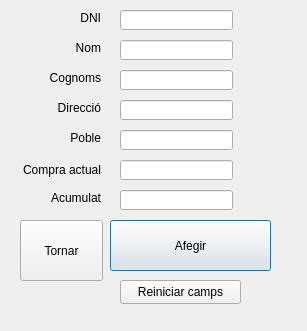
<?xml version="1.0" encoding="UTF-8"?>
<ui version="4.0">
 <class>Alta</class>
 <widget class="QDialog" name="Alta">
  <property name="geometry">
   <rect>
    <x>0</x>
    <y>0</y>
    <width>307</width>
    <height>331</height>
   </rect>
  </property>
  <property name="windowTitle">
   <string>Dialog</string>
  </property>
  <widget class="QLineEdit" name="lEnom">
   <property name="geometry">
    <rect>
     <x>120</x>
     <y>40</y>
     <width>113</width>
     <height>20</height>
    </rect>
   </property>
  </widget>
  <widget class="QLabel" name="label">
   <property name="geometry">
    <rect>
     <x>20</x>
     <y>40</y>
     <width>81</width>
     <height>16</height>
    </rect>
   </property>
   <property name="text">
    <string>Nom</string>
   </property>
   <property name="alignment">
    <set>Qt::AlignRight|Qt::AlignTrailing|Qt::AlignVCenter</set>
   </property>
  </widget>
  <widget class="QLineEdit" name="lEcognoms">
   <property name="geometry">
    <rect>
     <x>120</x>
     <y>70</y>
     <width>113</width>
     <height>20</height>
    </rect>
   </property>
  </widget>
  <widget class="QLabel" name="label_2">
   <property name="geometry">
    <rect>
     <x>20</x>
     <y>70</y>
     <width>81</width>
     <height>16</height>
    </rect>
   </property>
   <property name="text">
    <string>Cognoms</string>
   </property>
   <property name="alignment">
    <set>Qt::AlignRight|Qt::AlignTrailing|Qt::AlignVCenter</set>
   </property>
  </widget>
  <widget class="QLineEdit" name="lEdireccio">
   <property name="geometry">
    <rect>
     <x>120</x>
     <y>100</y>
     <width>113</width>
     <height>20</height>
    </rect>
   </property>
  </widget>
  <widget class="QLabel" name="label_3">
   <property name="geometry">
    <rect>
     <x>20</x>
     <y>100</y>
     <width>81</width>
     <height>16</height>
    </rect>
   </property>
   <property name="text">
    <string>Direcció</string>
   </property>
   <property name="alignment">
    <set>Qt::AlignRight|Qt::AlignTrailing|Qt::AlignVCenter</set>
   </property>
  </widget>
  <widget class="QLineEdit" name="lEpoble">
   <property name="geometry">
    <rect>
     <x>120</x>
     <y>130</y>
     <width>113</width>
     <height>20</height>
    </rect>
   </property>
  </widget>
  <widget class="QLabel" name="label_4">
   <property name="geometry">
    <rect>
     <x>20</x>
     <y>130</y>
     <width>81</width>
     <height>16</height>
    </rect>
   </property>
   <property name="text">
    <string>Poble</string>
   </property>
   <property name="alignment">
    <set>Qt::AlignRight|Qt::AlignTrailing|Qt::AlignVCenter</set>
   </property>
  </widget>
  <widget class="QLineEdit" name="lEcompraactual">
   <property name="geometry">
    <rect>
     <x>120</x>
     <y>160</y>
     <width>113</width>
     <height>20</height>
    </rect>
   </property>
  </widget>
  <widget class="QLabel" name="label_5">
   <property name="geometry">
    <rect>
     <x>0</x>
     <y>160</y>
     <width>101</width>
     <height>20</height>
    </rect>
   </property>
   <property name="text">
    <string>Compra actual</string>
   </property>
   <property name="alignment">
    <set>Qt::AlignRight|Qt::AlignTrailing|Qt::AlignVCenter</set>
   </property>
  </widget>
  <widget class="QLineEdit" name="lEcompraAcumulada">
   <property name="geometry">
    <rect>
     <x>120</x>
     <y>190</y>
     <width>113</width>
     <height>20</height>
    </rect>
   </property>
  </widget>
  <widget class="QLabel" name="label_6">
   <property name="geometry">
    <rect>
     <x>20</x>
     <y>190</y>
     <width>81</width>
     <height>16</height>
    </rect>
   </property>
   <property name="text">
    <string>Acumulat</string>
   </property>
   <property name="alignment">
    <set>Qt::AlignRight|Qt::AlignTrailing|Qt::AlignVCenter</set>
   </property>
  </widget>
  <widget class="QPushButton" name="pB_afegir">
   <property name="geometry">
    <rect>
     <x>110</x>
     <y>220</y>
     <width>161</width>
     <height>51</height>
    </rect>
   </property>
   <property name="text">
    <string>Afegir</string>
   </property>
  </widget>
  <widget class="QPushButton" name="pB_inicial">
   <property name="geometry">
    <rect>
     <x>120</x>
     <y>280</y>
     <width>121</width>
     <height>24</height>
    </rect>
   </property>
   <property name="text">
    <string>Reiniciar camps</string>
   </property>
  </widget>
  <widget class="QPushButton" name="pB_tancar">
   <property name="geometry">
    <rect>
     <x>20</x>
     <y>220</y>
     <width>83</width>
     <height>61</height>
    </rect>
   </property>
   <property name="text">
    <string>Tornar</string>
   </property>
  </widget>
  <widget class="QLineEdit" name="lEdni">
   <property name="geometry">
    <rect>
     <x>120</x>
     <y>10</y>
     <width>113</width>
     <height>20</height>
    </rect>
   </property>
  </widget>
  <widget class="QLabel" name="label_7">
   <property name="geometry">
    <rect>
     <x>20</x>
     <y>10</y>
     <width>81</width>
     <height>16</height>
    </rect>
   </property>
   <property name="text">
    <string>DNI</string>
   </property>
   <property name="alignment">
    <set>Qt::AlignRight|Qt::AlignTrailing|Qt::AlignVCenter</set>
   </property>
  </widget>
 </widget>
 <resources/>
 <connections/>
</ui>
